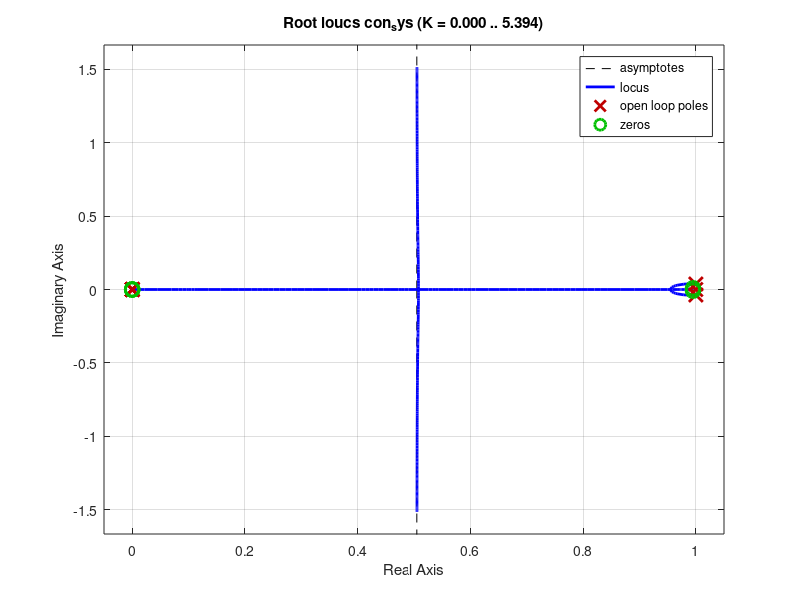

Source code (MATLAB): (Note: this script raises an error after producing the figure.)
close all

% Parameters
Ts = 0.01;
a = 46.79015073;
b = -13.83523877;
Beta = 0.04;
N = 50;

z = zpk('z',Ts);

% Transfer Function
TransferFunction = (Ts^2*a*z^(-2))/(1 - 2*z^(-1) + (1-b*Ts^2)*z^(-2));
% Transfer Function with Friction
TransferFunction_Friction = (Ts^2*a*z^(-2))/(1 +(Beta*Ts - 2)*z^(-1) + (1 - (Beta + b*Ts)*Ts)*z^(-2));

% Control Model
IIR = ((N*Ts)/(1-(1-N*Ts)*z^(-1))); % Filter
Kd_Kp = 1;   % Kd/Kp
Ki_Kp = 1; % Ki/Kp
PID = 1 + Kd_Kp*(1-z^(-1))/Ts + Ki_Kp*Ts*z^(-1)/(1-z^(-1));  % Proportional-Integral-Derivative Controller
PID_IIR = 1 + (Kd_Kp*(1-z^(-1))/Ts)*IIR + Ki_Kp*Ts*z^(-1)/(1-z^(-1)); % PID with IIR

con_sys = PID * TransferFunction; 

% sweep Kp from 0 to inf
rlocus(con_sys);

rltool(TransferFunction, PID);
